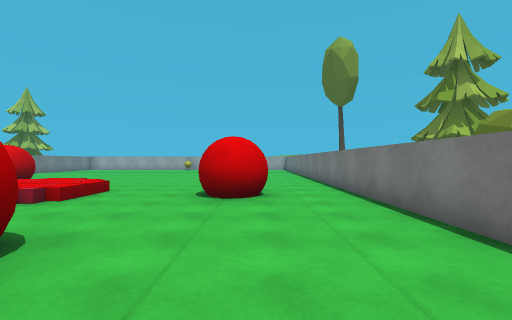
View 1 (above)

14 first-person views from a walk through a 3-D level made in the Unity game engine. The camera is 1.5 m above the floor, looks level and sees 90° across. The floor is counted in squares, 2 m on a side. Each view is taken from the middle of a square. On the plan, view 1 faces up. The plan holds only what a view shows up to about 9 squares ahead; the rest is blank. The place goes on beyond the plan. The player character is not drawn. Some surface patterns are stand-ins.

View 2
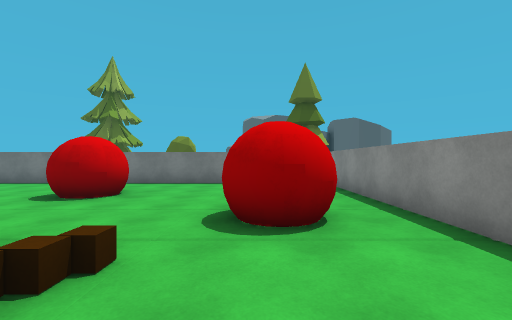

View 3
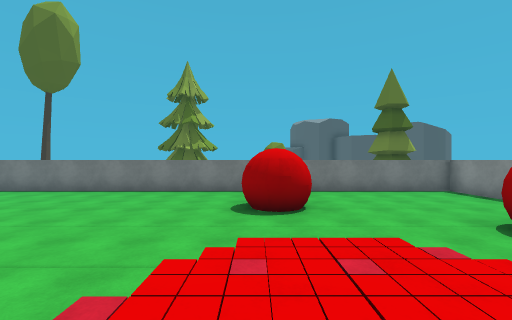

View 4
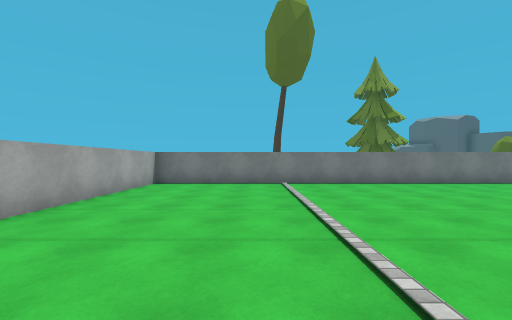

View 5
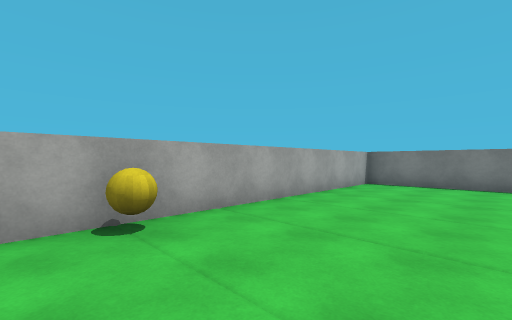

View 6
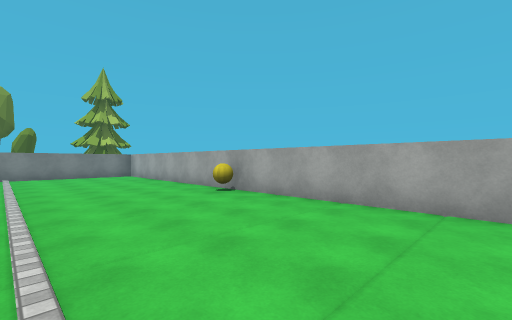

View 7
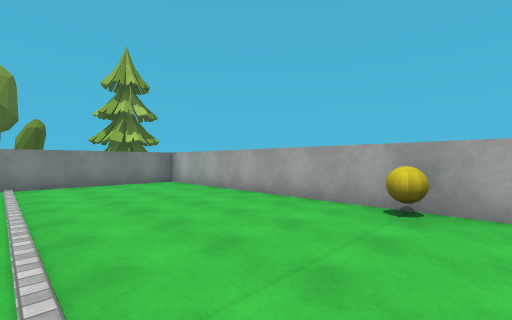

View 8
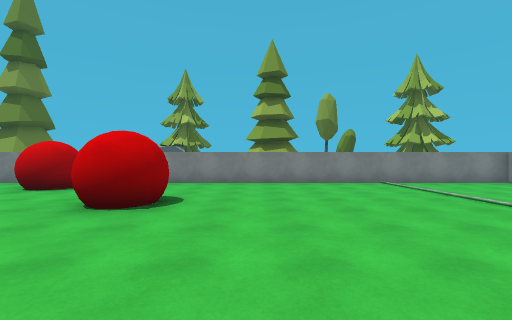

View 9
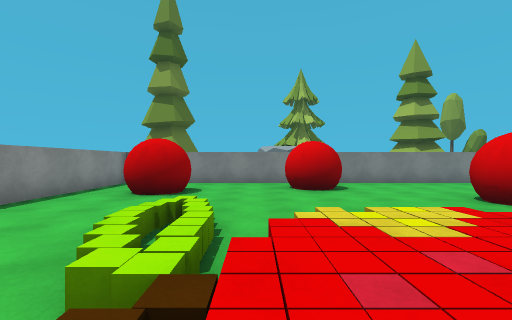

View 10
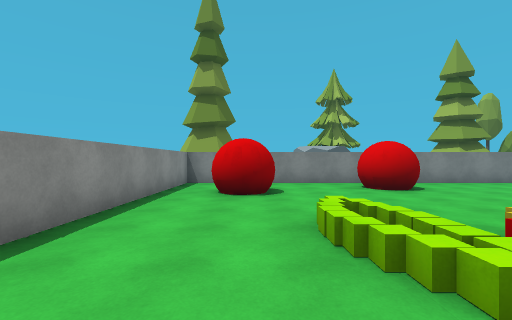

View 11
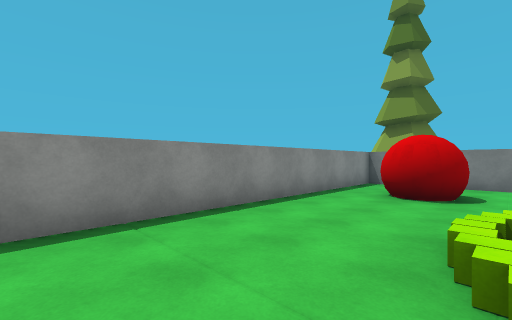

View 12
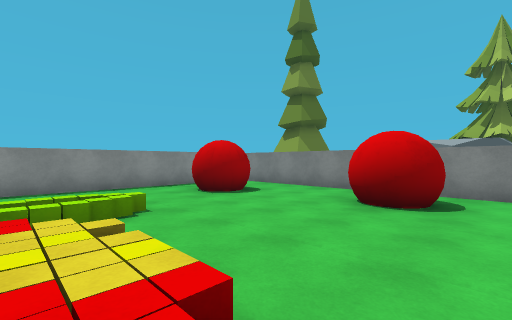

View 13
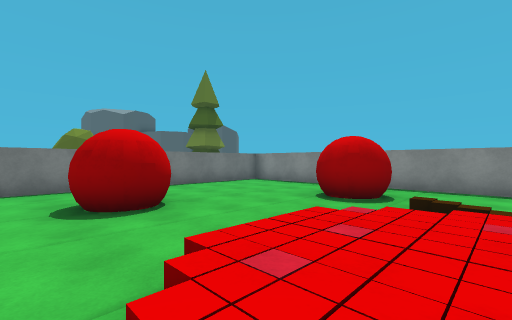

View 14
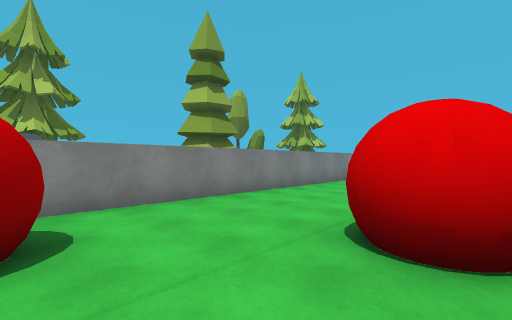

### Floor plan
Key: @ floor where view 1 was taken; # wall or solid block; . floor; / step, stairs or slope; T tree; O other object.
Columns run from 15 left of view 1 to 5 right of it. Each row starts with its distance up from view 1.
 20    ####### #######
 19   #               #
 18   #               #
 17   #               #
 16   #      .        #
 15   #........... .  #
 14   #               #
 13 O #               #
 12 O #               #
 11 O #        .      #
 10   #               #
  9   #   ##          #
  8   #   .#          #
  7   #      ./       #
  6   # #. . /    ##  # T
  5   # #.        ##  # T
  4   #        /      #
  3   #        /      #
  2   #  #   . .##    #
  1   #  #      #     #
  0   #            @  #
 -1    ###############

Where each view was taken, in squares from view 1:
view 1: 0 up, 0 right, facing up
view 2: 2 up, 6 left, facing right
view 3: 6 up, 6 left, facing right
view 4: 16 up, 6 left, facing right
view 5: 16 up, 6 left, facing up-right
view 6: 15 up, 0 right, facing up-left
view 7: 15 up, 4 left, facing up-left
view 8: 11 up, 4 left, facing left
view 9: 4 up, 4 left, facing left
view 10: 2 up, 4 left, facing left
view 11: 3 up, 4 left, facing down-left
view 12: 7 up, 6 left, facing down-left
view 13: 7 up, 5 left, facing down-right
view 14: 6 up, 8 left, facing up-left
